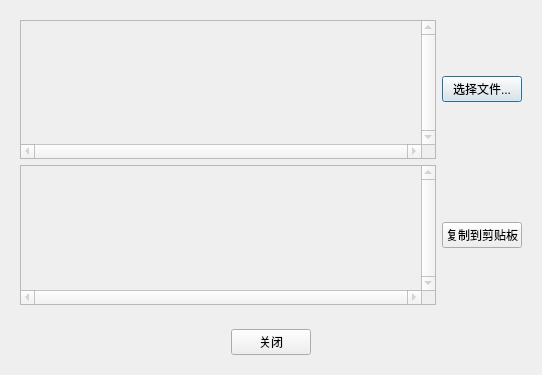
<?xml version="1.0" encoding="UTF-8"?>
<ui version="4.0">
 <class>MD5FileWidget</class>
 <widget class="QDialog" name="MD5FileWidget">
  <property name="geometry">
   <rect>
    <x>0</x>
    <y>0</y>
    <width>542</width>
    <height>375</height>
   </rect>
  </property>
  <property name="windowTitle">
   <string>Form</string>
  </property>
  <layout class="QGridLayout" name="gridLayout_2">
   <item row="0" column="0">
    <widget class="QWidget" name="widget" native="true">
     <layout class="QGridLayout" name="gridLayout">
      <item row="0" column="0">
       <widget class="QPlainTextEdit" name="inputBox">
        <property name="enabled">
         <bool>false</bool>
        </property>
        <property name="verticalScrollBarPolicy">
         <enum>Qt::ScrollBarAlwaysOn</enum>
        </property>
        <property name="horizontalScrollBarPolicy">
         <enum>Qt::ScrollBarAlwaysOn</enum>
        </property>
       </widget>
      </item>
      <item row="0" column="1">
       <widget class="QPushButton" name="fileButton">
        <property name="text">
         <string>选择文件...</string>
        </property>
       </widget>
      </item>
      <item row="1" column="0">
       <widget class="QTextBrowser" name="outputBox">
        <property name="enabled">
         <bool>false</bool>
        </property>
        <property name="verticalScrollBarPolicy">
         <enum>Qt::ScrollBarAlwaysOn</enum>
        </property>
        <property name="horizontalScrollBarPolicy">
         <enum>Qt::ScrollBarAlwaysOn</enum>
        </property>
       </widget>
      </item>
      <item row="1" column="1">
       <widget class="QPushButton" name="copyButton">
        <property name="text">
         <string>复制到剪贴板</string>
        </property>
       </widget>
      </item>
     </layout>
    </widget>
   </item>
   <item row="1" column="0">
    <widget class="QWidget" name="widget_2" native="true">
     <layout class="QHBoxLayout" name="horizontalLayout">
      <item>
       <spacer name="horizontalSpacer">
        <property name="orientation">
         <enum>Qt::Horizontal</enum>
        </property>
        <property name="sizeHint" stdset="0">
         <size>
          <width>207</width>
          <height>20</height>
         </size>
        </property>
       </spacer>
      </item>
      <item>
       <widget class="QPushButton" name="closeButton">
        <property name="text">
         <string>关闭</string>
        </property>
       </widget>
      </item>
      <item>
       <spacer name="horizontalSpacer_2">
        <property name="orientation">
         <enum>Qt::Horizontal</enum>
        </property>
        <property name="sizeHint" stdset="0">
         <size>
          <width>206</width>
          <height>20</height>
         </size>
        </property>
       </spacer>
      </item>
     </layout>
    </widget>
   </item>
  </layout>
 </widget>
 <resources/>
 <connections/>
</ui>
